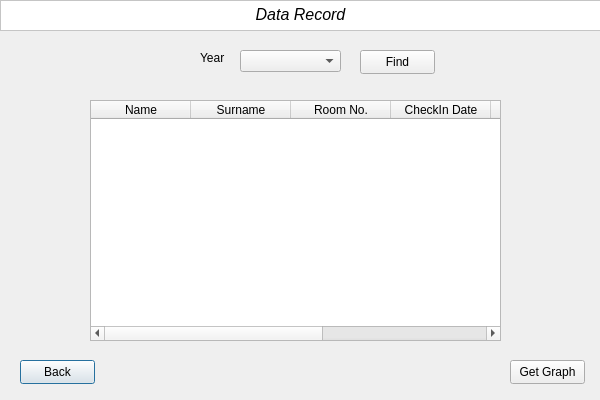
<?xml version="1.0" encoding="UTF-8"?>
<ui version="4.0">
 <class>DataRecordClass</class>
 <widget class="QDialog" name="DataRecordClass">
  <property name="geometry">
   <rect>
    <x>0</x>
    <y>0</y>
    <width>600</width>
    <height>400</height>
   </rect>
  </property>
  <property name="windowTitle">
   <string>DataRecord</string>
  </property>
  <widget class="QTextBrowser" name="textBrowser">
   <property name="geometry">
    <rect>
     <x>0</x>
     <y>0</y>
     <width>601</width>
     <height>31</height>
    </rect>
   </property>
   <property name="autoFillBackground">
    <bool>false</bool>
   </property>
   <property name="styleSheet">
    <string notr="true">background-color: rgb(255, 255, 255)</string>
   </property>
   <property name="html">
    <string>&lt;!DOCTYPE HTML PUBLIC &quot;-//W3C//DTD HTML 4.0//EN&quot; &quot;http://www.w3.org/TR/REC-html40/strict.dtd&quot;&gt;
&lt;html&gt;&lt;head&gt;&lt;meta name=&quot;qrichtext&quot; content=&quot;1&quot; /&gt;&lt;meta charset=&quot;utf-8&quot; /&gt;&lt;style type=&quot;text/css&quot;&gt;
p, li { white-space: pre-wrap; }
hr { height: 1px; border-width: 0; }
li.unchecked::marker { content: &quot;\2610&quot;; }
li.checked::marker { content: &quot;\2612&quot;; }
&lt;/style&gt;&lt;/head&gt;&lt;body style=&quot; font-family:'Segoe UI'; font-size:9pt; font-weight:400; font-style:normal;&quot;&gt;
&lt;p align=&quot;center&quot; style=&quot; margin-top:0px; margin-bottom:0px; margin-left:0px; margin-right:0px; -qt-block-indent:0; text-indent:0px;&quot;&gt;&lt;span style=&quot; font-family:'georgia','garamond','serif'; font-size:16px; font-style:italic;&quot;&gt;Data Record&lt;/span&gt;&lt;/p&gt;&lt;/body&gt;&lt;/html&gt;</string>
   </property>
  </widget>
  <widget class="QComboBox" name="comboBox0">
   <property name="geometry">
    <rect>
     <x>240</x>
     <y>50</y>
     <width>101</width>
     <height>22</height>
    </rect>
   </property>
  </widget>
  <widget class="QLabel" name="label">
   <property name="geometry">
    <rect>
     <x>200</x>
     <y>50</y>
     <width>31</width>
     <height>16</height>
    </rect>
   </property>
   <property name="text">
    <string>Year</string>
   </property>
  </widget>
  <widget class="QTableWidget" name="tableWidget">
   <property name="geometry">
    <rect>
     <x>90</x>
     <y>100</y>
     <width>411</width>
     <height>241</height>
    </rect>
   </property>
   <column>
    <property name="text">
     <string>Name</string>
    </property>
   </column>
   <column>
    <property name="text">
     <string>Surname</string>
    </property>
   </column>
   <column>
    <property name="text">
     <string>Room No.</string>
    </property>
   </column>
   <column>
    <property name="text">
     <string>CheckIn Date</string>
    </property>
   </column>
   <column>
    <property name="text">
     <string>CheckOut Date</string>
    </property>
   </column>
   <column>
    <property name="text">
     <string>Email</string>
    </property>
   </column>
   <column>
    <property name="text">
     <string>Guest Number</string>
    </property>
   </column>
  </widget>
  <widget class="QPushButton" name="pushButton1">
   <property name="geometry">
    <rect>
     <x>20</x>
     <y>360</y>
     <width>75</width>
     <height>24</height>
    </rect>
   </property>
   <property name="text">
    <string>Back</string>
   </property>
  </widget>
  <widget class="QPushButton" name="pushButton">
   <property name="geometry">
    <rect>
     <x>360</x>
     <y>50</y>
     <width>75</width>
     <height>24</height>
    </rect>
   </property>
   <property name="text">
    <string>Find</string>
   </property>
  </widget>
  <widget class="QPushButton" name="pushButton2">
   <property name="geometry">
    <rect>
     <x>510</x>
     <y>360</y>
     <width>75</width>
     <height>24</height>
    </rect>
   </property>
   <property name="text">
    <string>Get Graph</string>
   </property>
  </widget>
 </widget>
 <layoutdefault spacing="6" margin="11"/>
 <resources/>
 <connections/>
</ui>
